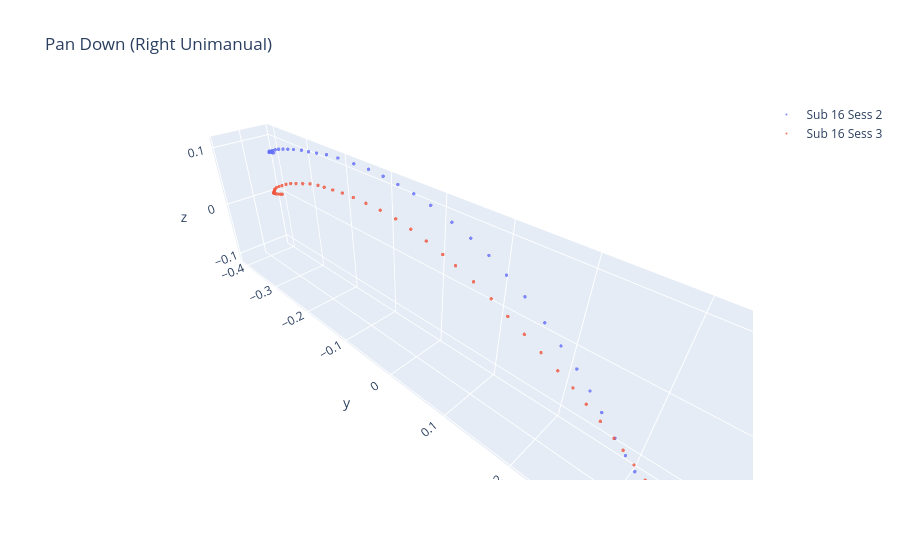

Notebook code for this chart:
### Markdown cell above
## Overview #1
Plot two strokes at the origin of

Overview: Plots two strokes at the origin of the same figure

Details:
    - Currently only works with unimanual right controller strokes.
        - Test data: Sub 16 Sess 2 & 3 for pan down
    - Only traces the first trial.
    - Only plots the right controller's data points.

Requirements: 
    - Must edit variables 'path1' and 'path2' to your own path of two data files

### Code cell
#Removes rows where none of the triggers are being pulled and all trials that are not the specified trial
def drop_df(df, trial_num):
    df.drop(df[(df['trigger_pull_amount_left'] == 0) & (df['trigger_pull_amount_right'] == 0)].index, inplace=True)
    df.drop(df[(df['gesture_counter_UI']) != trial_num].index, inplace=True)
    df.reset_index(drop=True, inplace=True)

#Edit here
path1 = 'C:\\Users\\katie\\Documents\\cpsc\\VRelax\\gestureInterface\\CleanedData\\Sub16\\Freeform_Sub16_Sess2\\cleaned_session_F_PanDown_subjID_16_06-15-23_10-53-50.csv'
path2 = 'C:\\Users\\katie\\Documents\\cpsc\\VRelax\\gestureInterface\\CleanedData\\Sub16\\Freeform_Sub16_Sess3\\cleaned_session_F_PanDown_subjID_16_06-20-23_10-46-47.csv'

df1 = pd.read_csv(path1)
df2 = pd.read_csv(path2)

drop_df(df1, 1)
drop_df(df2, 1)

fig = go.Figure()

#List of X, Y, Z points that make up the original strokes.
x_original_1 = np.array(df1['r_controller_translation_x'])
y_original_1 = np.array(df1['r_controller_translation_y'])
z_original_1 = np.array(df1['r_controller_translation_z'])
x_original_2 = np.array(df2['r_controller_translation_x'])
y_original_2 = np.array(df2['r_controller_translation_y'])
z_original_2 = np.array(df2['r_controller_translation_z'])

'''Smoothing the curve'''
# The number of control points and knots
k = 3  # degree of the B-spline
t1 = np.linspace(0, 1, len(x_original_1))
t2 = np.linspace(0, 1, len(x_original_2))

# Create the B-spline representation for each dimension
spl_x1 = make_interp_spline(t1, x_original_1, k=k)
spl_y1 = make_interp_spline(t1, y_original_1, k=k)
spl_z1 = make_interp_spline(t1, z_original_1, k=k)
spl_x2 = make_interp_spline(t2, x_original_2, k=k)
spl_y2 = make_interp_spline(t2, y_original_2, k=k)
spl_z2 = make_interp_spline(t2, z_original_2, k=k)

# Evaluate the B-spline over a dense set of points for a smooth trajectory
dense_t1 = np.linspace(0, 1, 5 * len(x_original_1))  # points in the smoothed curve; can be adjusted
dense_t2 = np.linspace(0, 1, 5 * len(x_original_2))

#List of all points on smoothed curve (5 * original length)
x_smoothed_1 = spl_x1(dense_t1)
y_smoothed_1 = spl_y1(dense_t1)
z_smoothed_1 = spl_z1(dense_t1)
x_smoothed_2 = spl_x2(dense_t2)
y_smoothed_2 = spl_y2(dense_t2)
z_smoothed_2 = spl_z2(dense_t2)

'''Extracting 50 points from the smoothed curve, which contains five times the original length'''
x_fifty_smoothed_1 = []
y_fifty_smoothed_1 = []
z_fifty_smoothed_1 = []
x_fifty_smoothed_2 = []
y_fifty_smoothed_2 = []
z_fifty_smoothed_2 = []

#Get 50 points from the original smoothed curve data point list and add it to the above

#You can delete this part later but I'm just commenting this so the code makes more sense.
#Each list has a different number of data points so to get 50 data points from each list 
#that are about equidistant from each other, you divide the total length (on average, smoothed 
#curve has about 250) by 50, which gets you the distance between each data point,
#hence distance_between_pts variable. So you collect every nth data point which will get you about 50.
#The if statements are just to ensure that there are 50 data points.
dist_between_pts = len(x_smoothed_1) / 50
curr_index = 0.0
for index in range(len(x_smoothed_1)):
    if dist_between_pts <= 0:
        continue
    if (index != int(curr_index)) :
        continue
    if len(x_fifty_smoothed_1) == 50:
        continue
    x_fifty_smoothed_1.append(x_smoothed_1[index])
    y_fifty_smoothed_1.append(y_smoothed_1[index])
    z_fifty_smoothed_1.append(z_smoothed_1[index])
    curr_index += dist_between_pts

dist_between_pts = len(x_smoothed_2) / 50
curr_index = 0.0
for index in range(len(x_smoothed_2)):
    if dist_between_pts <= 0:
        continue
    if (index != int(curr_index)) :
        continue
    if len(x_fifty_smoothed_2) == 50:
        continue
    x_fifty_smoothed_2.append(x_smoothed_2[index])
    y_fifty_smoothed_2.append(y_smoothed_2[index])
    z_fifty_smoothed_2.append(z_smoothed_2[index])
    curr_index += dist_between_pts

'''Moving the strokes the origin based on bounding box'''
#Calculate bounding box for centering
center1 = ((np.max(x_fifty_smoothed_1) + np.min(x_fifty_smoothed_1))/2, 
           (np.max(y_fifty_smoothed_1) + np.min(y_fifty_smoothed_1))/2, 
           (np.max(z_fifty_smoothed_1) + np.min(z_fifty_smoothed_1))/2)
center2 = ((np.max(x_fifty_smoothed_2) + np.min(x_fifty_smoothed_2))/2, 
           (np.max(y_fifty_smoothed_2) + np.min(y_fifty_smoothed_2))/2, 
           (np.max(z_fifty_smoothed_2) + np.min(z_fifty_smoothed_2))/2)

#List of 50 points on smoothed curve centered at the origin
x_centered_smooth_1 = [val - center1[0] for val in x_fifty_smoothed_1]
y_centered_smooth_1 = [val - center1[1] for val in y_fifty_smoothed_1]
z_centered_smooth_1 = [val - center1[2] for val in z_fifty_smoothed_1]
x_centered_smooth_2 = [val - center2[0] for val in x_fifty_smoothed_2]
y_centered_smooth_2 = [val - center2[1] for val in y_fifty_smoothed_2]
z_centered_smooth_2 = [val - center2[2] for val in z_fifty_smoothed_2]

'''Plotting the strokes on the figures'''
# Draw traces
fig.add_trace(go.Scatter3d(
    x = x_centered_smooth_1,
    y = y_centered_smooth_1,
    z = z_centered_smooth_1,
    mode='markers',
    marker=dict(
        size=2,
        colorscale='sunset_r',  # colorscale
        opacity=0.8,
    ),
    name='Sub 16 Sess 2',
    showlegend=True)
)
fig.add_trace(go.Scatter3d(
    x = x_centered_smooth_2,
    y = y_centered_smooth_2,
    z = z_centered_smooth_2,
    mode='markers',
    marker=dict(
        size=2,
        colorscale='viridis',  # colorscale
        opacity=0.8,
    ),
    name='Sub 16 Sess 3',
    showlegend=True)
)
fig.update_layout(
    title_text='Pan Down (Right Unimanual)', 
    scene_aspectmode='data'
)
fig.show()

### Figure 1 — Plotly figure (JSON) as saved in the notebook; plotly's stock layout.template omitted (floating-point values rounded to 4 significant figures)
{"data": [{"marker": {"colorscale": [[0, "rgb(92, 83, 165)"], [0.1667, "rgb(160, 89, 160)"], [0.3333, "rgb(206, 102, 147)"], [0.5, "rgb(235, 127, 134)"], [0.6667, "rgb(248, 160, 126)"], [0.8333, "rgb(250, 196, 132)"], [1, "rgb(243, 231, 155)"]], "opacity": 0.8, "size": 2}, "mode": "markers", "name": "Sub 16 Sess 2", "showlegend": true, "type": "scatter3d", "x": [0.04907, 0.04808, 0.04712, 0.04514, 0.04414, 0.04174, 0.03875, 0.0358, 0.03285, 0.02989, 0.02635, 0.0234, 0.02041, 0.01759, 0.01418, 0.006923, 0.0007014, -0.005998, -0.01183, -0.01751, -0.02328, -0.02833, -0.03281, -0.03663, -0.04066, -0.04486, -0.04722, -0.04862, -0.04907, -0.04848, -0.0473, -0.04694, -0.04642, -0.04455, -0.04318, -0.04242, -0.04025, -0.03909, -0.03815, -0.03717, -0.0361, -0.03592, -0.03596, -0.03505, -0.03397, -0.03399, -0.03294, -0.03397, -0.03393, -0.03393], "y": [0.396, 0.3931, 0.3901, 0.3872, 0.3823, 0.3763, 0.3693, 0.3623, 0.3533, 0.3445, 0.3336, 0.3222, 0.3093, 0.2965, 0.2822, 0.2617, 0.2434, 0.2229, 0.199, 0.1736, 0.1426, 0.1131, 0.08378, 0.05309, 0.01978, -0.01976, -0.05234, -0.08382, -0.1135, -0.1434, -0.1746, -0.2121, -0.24, -0.2638, -0.2843, -0.3033, -0.324, -0.34, -0.3541, -0.3674, -0.377, -0.3866, -0.3917, -0.3948, -0.3959, -0.396, -0.3949, -0.3918, -0.3868, -0.3809], "z": [-0.1111, -0.1101, -0.1081, -0.1052, -0.1004, -0.09438, -0.08843, -0.08247, -0.07552, -0.06867, -0.05999, -0.05119, -0.04326, -0.03434, -0.02527, -0.01171, -0.0002207, 0.01073, 0.02294, 0.03588, 0.05074, 0.0626, 0.07373, 0.08259, 0.08996, 0.09774, 0.1025, 0.1056, 0.1087, 0.1107, 0.1111, 0.1103, 0.1087, 0.1059, 0.1035, 0.1018, 0.09851, 0.09552, 0.09258, 0.08962, 0.08668, 0.0831, 0.08106, 0.07998, 0.07999, 0.07904, 0.07895, 0.07897, 0.07998, 0.08097]}, {"marker": {"colorscale": [[0, "#440154"], [0.1111, "#482878"], [0.2222, "#3e4989"], [0.3333, "#31688e"], [0.4444, "#26828e"], [0.5556, "#1f9e89"], [0.6667, "#35b779"], [0.7778, "#6ece58"], [0.8889, "#b5de2b"], [1, "#fde725"]], "opacity": 0.8, "size": 2}, "mode": "markers", "name": "Sub 16 Sess 3", "showlegend": true, "type": "scatter3d", "x": [0.02995, 0.02903, 0.02683, 0.02455, 0.02303, 0.0223, 0.02096, 0.01956, 0.01889, 0.01811, 0.01748, 0.01678, 0.01594, 0.01433, 0.0133, 0.0126, 0.01184, 0.01107, 0.009479, 0.008439, 0.007499, 0.006245, 0.00467, 0.002981, 0.001756, 0.001954, 0.002851, 0.002598, 0.001357, -0.0004118, -0.002805, -0.004307, -0.005195, -0.00502, -0.004976, -0.005654, -0.006418, -0.007384, -0.009024, -0.0106, -0.01215, -0.01333, -0.0149, -0.01648, -0.01798, -0.01974, -0.02228, -0.02545, -0.02808, -0.02995], "y": [0.3785, 0.3751, 0.3697, 0.3616, 0.3512, 0.3427, 0.3324, 0.3196, 0.3063, 0.293, 0.282, 0.2655, 0.2482, 0.2312, 0.2119, 0.1905, 0.1683, 0.1456, 0.1217, 0.09591, 0.06875, 0.04817, 0.02069, -0.006584, -0.03433, -0.06254, -0.08932, -0.1153, -0.1409, -0.1657, -0.19, -0.208, -0.2306, -0.2514, -0.2711, -0.2888, -0.3056, -0.3215, -0.3354, -0.3483, -0.3579, -0.3625, -0.3671, -0.3727, -0.3765, -0.3781, -0.3785, -0.3761, -0.3732, -0.3692], "z": [-0.09347, -0.08763, -0.07986, -0.07334, -0.06794, -0.06104, -0.05403, -0.04645, -0.03766, -0.02909, -0.02227, -0.01268, -0.003349, 0.005245, 0.0143, 0.02415, 0.03444, 0.04462, 0.05416, 0.06316, 0.07126, 0.07645, 0.08231, 0.08694, 0.09036, 0.09253, 0.09347, 0.09331, 0.09142, 0.08787, 0.08393, 0.08116, 0.07669, 0.07101, 0.0655, 0.06026, 0.05382, 0.04678, 0.04062, 0.03433, 0.02838, 0.02473, 0.02089, 0.01685, 0.01382, 0.0119, 0.01044, 0.00963, 0.009371, 0.01004]}], "layout": {"scene": {"aspectmode": "data"}, "title": {"text": "Pan Down (Right Unimanual)"}}}
